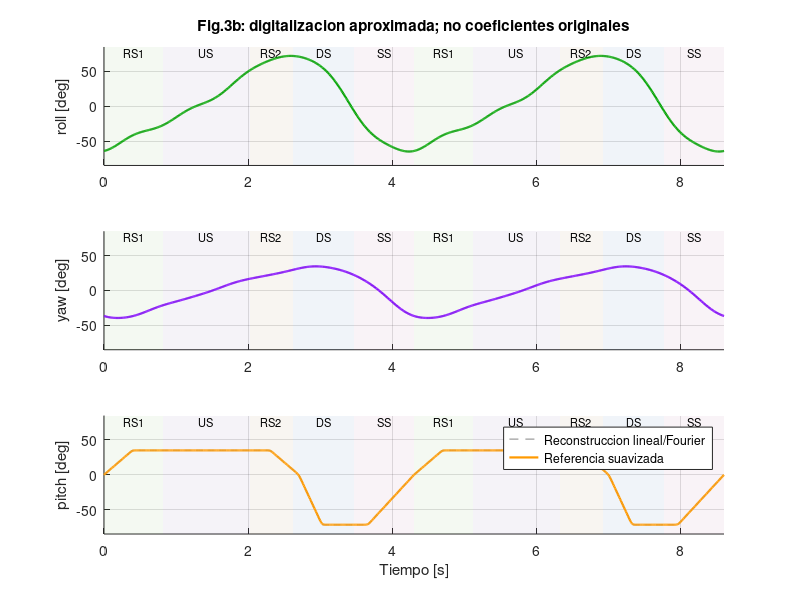
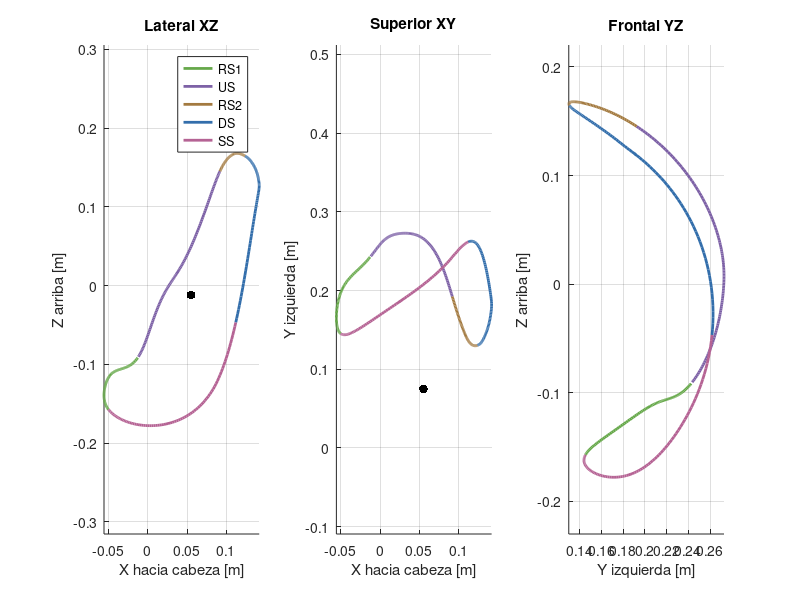
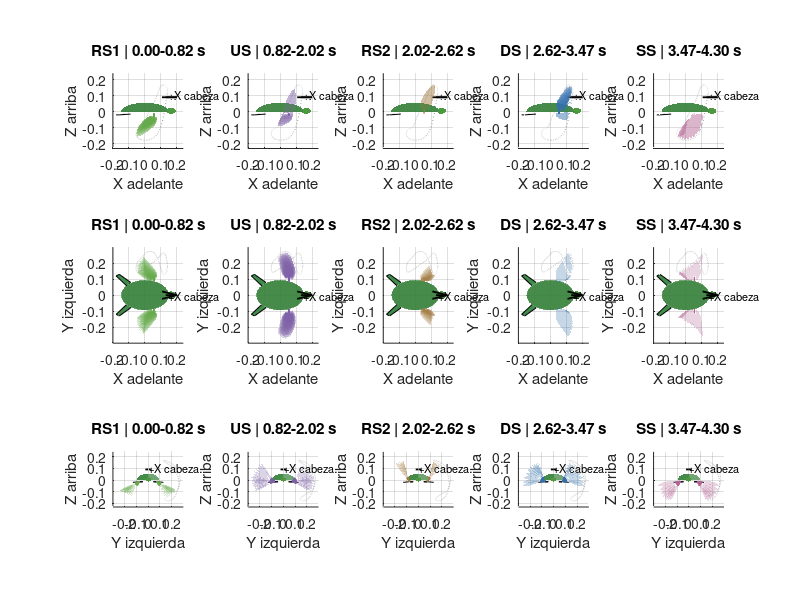

MATLAB code for these plots, in order: (Note: this script raises an error after producing the figures.)
function out=movimiento_aletas(medio,animar,calcularCargas)
% REVISION 2: reconstruccion CINEMATICA de Figura 3, no dinamica validada.
% out=movimiento_aletas; out=movimiento_aletas('agua',false);
% Coeficientes DIGITALIZADOS de imagen, no coeficientes originales del autor.
% https://doi.org/10.1038/s41598-023-37904-5 (Fig.3)
% MATLAB base R2019b+. Archivo autonomo, no necesita CSV para ejecutarse.
if nargin<1,medio='agua';end
if nargin<2,animar=true;end
if nargin<3,calcularCargas=false;end
if ~strcmp(medio,'agua')
 error('Esta revision compara la natacion de Fig.3; no genera marcha terrestre.');
end
p.T=4.3; % periodo de la figura; 0.23 Hz es su frecuencia redondeada
p.f=1/p.T;p.dt=p.T/430;p.cycles=2;
p.edges=[0 .82 2.02 2.62 3.47 4.3];p.names={'RS1','US','RS2','DS','SS'};
p.colors=[.40 .66 .29;.49 .38 .65;.64 .48 .25;.20 .43 .67;.71 .39 .58];
p.arm=.040;p.L=.160;p.shoulder=[.055;.075;-.012];
p.span=[0 .2 .5 .8 1]*p.L;
p.chord=[48 65 54 32 0]*1e-3; % silueta esquematica, NO CAD manufactura
p.sweep=.012; % barrido geometrico de la aleta; no inferido de datos 3D
p.C=[3.17368760646 0.971958038321;
-60.5755855958 -25.1757995319;
-19.1782318085 -22.2099598313;
-5.54302395157 -8.59435723583;
14.8856246385 -2.0855344889;
0.805632859586 -2.59361019862;
2.70049024162 0.303928501619;
1.0953663409 -0.929773223906;
-0.205200410464 -0.719750082665;
-1.82128702201 -0.205413147255;
0.101721105455 0.435217850143;
-1.29001815364 0.0205741699893;
-0.575197241122 0.188817314324;
0.00618478351862 -0.00745696371671;
0.0969345904371 0.13466321359;
-0.0575336981276 -0.0649049746064;
0.0235496014545 0.155247810284]; % a0,a1,b1,...,a8,b8; columnas roll,yaw [deg]
p.pitchTimes=[0 0.393938758027 2.30608015129 2.7018507857 3.02459642996 3.66026062107 4.3];p.pitchValues=[0 34.9882155699 34.9882155699 0 -71.6943468509 -71.6943468509 0];
p.pitchBlend=.04; % s; redondeo C2 de quiebres; 0 replica la curva lineal
p.playback=1; % tiempo fisico / tiempo de reloj; .5 = camara lenta
% Ejes cuerpo: +X cabeza, +Y izquierda, +Z arriba.
% Cadena: roll en hombro, yaw LOCAL en codo, torsion distribuida.
% Signo yaw escogido para que yaw positivo lleve la aleta hacia +X.
% La figura no basta para identificar todos los offsets anatomicos exactos.
t=(0:p.dt:p.cycles*p.T)';n=numel(t);Q=zeros(n,3);literal=Q;
tip=zeros(n,3);elbow=zeros(n,3);h=1e-4;vel=tip;acc=tip;
for k=1:n
 Q(k,:)=reference(t(k),p)';literal(k,:)=referenceRaw(t(k),p)';
 [tip(k,:),elbow(k,:)]=landmarks(Q(k,:)',p);
 pm=landmarks(reference(t(k)-h,p),p);pp=landmarks(reference(t(k)+h,p),p);
 vel(k,:)=(pp-pm)/(2*h);acc(k,:)=(pp-2*tip(k,:)+pm)/h^2;
end
assert(norm(reference(0,p)-reference(p.T,p))<1e-10,'Error de cierre');
assert(norm(tip(1,:)-tip(end,:))<1e-9,'Trayectoria no periodica');
% Verificacion explicita: yaw positivo => avance de la aleta hacia cabeza
pa=landmarks([0;deg2rad(-20);0],p);pb=landmarks([0;deg2rad(20);0],p);
assert(pb(1)>pa(1),'Yaw esta invertido');
% Separar las comparaciones cinematicas de fuerzas no validadas
figure('Name','Figura 3b - reconstruccion digitalizada','Color','w');
for j=1:3
 subplot(3,1,j);hold on;phaseBands(p,[-85 85],p.cycles);
 plot(t,rad2deg(literal(:,j)),'--','Color',[.65 .65 .65],'LineWidth',1);
 cols=[0 .65 0;.5 0 1;1 .60 0];plot(t,rad2deg(Q(:,j)),'Color',cols(j,:),'LineWidth',1.6);
 names={'roll','yaw','pitch'};ylabel([names{j} ' [deg]']);ylim([-85 85]);xlim([0 t(end)]);grid on;
 if j==1,title('Fig.3b: digitalizacion aproximada; no coeficientes originales');end
 if j==3,xlabel('Tiempo [s]');legend('Reconstruccion lineal/Fourier','Referencia suavizada','Location','best');end
end
figure('Name','Trayectorias de la punta - ejes corporales','Color','w');
views={[1 3],[1 2],[2 3]};labels={'X hacia cabeza [m]','Y izquierda [m]','Z arriba [m]'};
for j=1:3
 ax=subplot(1,3,j);hold on;ij=views{j};
 for a=1:5
  sel=t>=p.edges(a)&t<=p.edges(a+1);
  plot(tip(sel,ij(1)),tip(sel,ij(2)),'Color',p.colors(a,:),'LineWidth',2);
  ids=find(sel);m=ids(round(numel(ids)/2));step=3;
  quiver(tip(m,ij(1)),tip(m,ij(2)),tip(m+step,ij(1))-tip(m,ij(1)),tip(m+step,ij(2))-tip(m,ij(2)),0,'Color',p.colors(a,:),'HandleVisibility','off');
 end
 scatter(p.shoulder(ij(1)),p.shoulder(ij(2)),40,'k','filled','HandleVisibility','off');
 xlabel(labels{ij(1)});ylabel(labels{ij(2)});axis equal;grid on;
 titles={'Lateral XZ','Superior XY','Frontal YZ'};title(titles{j});
 if j==1,legend(p.names,'Location','best');end
end
% Mismo arreglo 3 x 5 de Fig.3a, posturas cada 0.08 s
figure('Name','Secuencia RS1 US RS2 DS SS','Color','w');
for row=1:3
 for phase=1:5
  ax=subplot(3,5,(row-1)*5+phase);hold(ax,'on');body(ax);
  plot3(tip(1:431,1),tip(1:431,2),tip(1:431,3),':','Color',[.55 .55 .55]);
  ts=unique([p.edges(phase):.08:p.edges(phase+1),p.edges(phase+1)]);
  for tk=ts
   qk=reference(tk,p);[X,Y,Z]=surfaceFin(qk,p);
   [~,ep]=landmarks(qk,p);
   for side=[-1 1],plot3(ax,[p.shoulder(1) ep(1)],side*[p.shoulder(2) ep(2)],[p.shoulder(3) ep(3)],'Color',p.colors(phase,:),'LineWidth',1);end
   surf(ax,X,Y,Z,'FaceColor',p.colors(phase,:),'EdgeColor','none','FaceAlpha',.28);
   surf(ax,X,-Y,Z,'FaceColor',p.colors(phase,:),'EdgeColor','none','FaceAlpha',.28);
  end
  configure(ax,row);title(sprintf('%s | %.2f-%.2f s',p.names{phase},p.edges(phase:phase+1)));
 end
end
if animar
 fig=figure('Name','Aleteo corregido - cabeza hacia +X','Color','w');
 ha=gobjects(4,2);hs=gobjects(4,2);markers=gobjects(4,1);axs=gobjects(4,1);
 for j=1:4
  ax=subplot(2,2,j);axs(j)=ax;hold(ax,'on');body(ax);configure(ax,j);
  for a=1:5
   sel=t>=p.edges(a)&t<=p.edges(a+1);
   plot3(ax,tip(sel,1),tip(sel,2),tip(sel,3),':','Color',p.colors(a,:));
   plot3(ax,tip(sel,1),-tip(sel,2),tip(sel,3),':','Color',p.colors(a,:));
  end
  [X,Y,Z]=surfaceFin(Q(1,:)',p);
  hs(j,1)=surf(ax,X,Y,Z,'FaceColor',[.2 .65 .35],'EdgeColor','none');
  hs(j,2)=surf(ax,X,-Y,Z,'FaceColor',[.2 .65 .35],'EdgeColor','none');
  for side=1:2,ha(j,side)=plot3(ax,nan,nan,nan,'Color',[.22 .42 .24],'LineWidth',4);end
  markers(j)=plot3(ax,tip(1,1),tip(1,2),tip(1,3),'ko','MarkerFaceColor','y');
 end
 clock=tic;
 while isgraphics(fig)
  elapsed=toc(clock)*p.playback;k=min(n,1+floor(elapsed/p.dt));
  [X,Y,Z]=surfaceFin(Q(k,:)',p);a=phaseIndex(t(k),p);
  for j=1:4
   set(hs(j,1),'XData',X,'YData',Y,'ZData',Z,'FaceColor',p.colors(a,:));
   set(hs(j,2),'XData',X,'YData',-Y,'ZData',Z,'FaceColor',p.colors(a,:));
   for side=1:2,sgn=3-2*side;set(ha(j,side),'XData',[p.shoulder(1) elbow(k,1)],'YData',sgn*[p.shoulder(2) elbow(k,2)],'ZData',[p.shoulder(3) elbow(k,3)]);end
   set(markers(j),'XData',tip(k,1),'YData',tip(k,2),'ZData',tip(k,3));
   title(axs(j),sprintf('%s | t=%.2f s',p.names{a},t(k)));
  end
  drawnow;if k==n,break;end;pause(.005);
 end
end
out=struct('t',t,'q_rad',Q,'q_figura_rad',literal,'tip_m',tip,'elbow_m',elbow,'tip_vel_m_s',vel,'tip_acc_m_s2',acc,'p',p);
out.aviso='Reconstruccion desde imagen; no validacion fisica ni anatomica exacta.';
if calcularCargas,out.dinamica=loadsEstimate(t,p);end
folder=fullfile(fileparts(mfilename('fullpath')),'resultados_fig3');if ~isfolder(folder),mkdir(folder);end
writetable(array2table([t,rad2deg(Q),tip],'VariableNames',{'t_s','roll_deg','yaw_deg','pitch_deg','tipX_m','tipY_m','tipZ_m'}),fullfile(folder,'cinematica_fig3.csv'));
save(fullfile(folder,'cinematica_fig3.mat'),'out');
fprintf('Revision 2: T=%.2f s, f=%.5f Hz. Cabeza +X. Datos digitalizados de Fig.3.\n',p.T,p.f);
end
function q=referenceRaw(t,p)
 ph=mod(t,p.T);A=1;
 for j=1:8,A=[A cos(2*pi*j*ph/p.T) sin(2*pi*j*ph/p.T)];end %#ok<AGROW>
 q=deg2rad([A*p.C interp1(p.pitchTimes,p.pitchValues,ph,'linear')])';
end
function q=reference(t,p)
 q=referenceRaw(t,p);e=p.pitchBlend;if e<=0,return;end
 % C2 smoothing only within +/- e of piecewise-linear pitch corners.
 ph=mod(t,p.T);knots=p.pitchTimes(1:end-1);dist=mod(ph-knots+p.T/2,p.T)-p.T/2;
 [d,i]=min(abs(dist));if d>=e,return;end
 center=knots(i);a=center-e;b=center+e;
 qa=referenceRaw(a,p);qb=referenceRaw(b,p);dh=1e-6;
 qam=referenceRaw(a-dh,p);qap=referenceRaw(a+dh,p);qbm=referenceRaw(b-dh,p);qbp=referenceRaw(b+dh,p);
 da=(qap(3)-qam(3))/(2*dh);db=(qbp(3)-qbm(3))/(2*dh);
 u=(dist(i)+e)/(2*e);L=2*e;
 c0=qa(3);c1=L*da;c2=0;
 coeff=[1 1 1;3 4 5;6 12 20]\[qb(3)-c0-c1;L*db-c1;0];
 q(3)=c0+c1*u+c2*u^2+coeff(1)*u^3+coeff(2)*u^4+coeff(3)*u^5;
end
function [X,Y,Z]=surfaceFin(q,p)
 s=linspace(0,p.L,41)';eta=linspace(-.5,.5,15);
 [S,E]=ndgrid(s,eta);c=interp1(p.span,p.chord,s);
 x=E.*c-p.sweep*(S/p.L).^1.4;
 theta=q(3)*S/p.L;
 local=[reshape(x.*cos(theta),1,[]);S(:)';reshape(-x.*sin(theta),1,[])];
 points=p.shoulder+rx(q(1))*([0;p.arm;0]+rz(-q(2))*local);
 X=reshape(points(1,:),size(S));Y=reshape(points(2,:),size(S));Z=reshape(points(3,:),size(S));
end
function [tip,elbow]=landmarks(q,p)
 local=[-p.sweep*cos(q(3));p.L;p.sweep*sin(q(3))];
 elbow=p.shoulder+rx(q(1))*[0;p.arm;0];
 tip=(elbow+rx(q(1))*rz(-q(2))*local)';elbow=elbow';
end
function a=phaseIndex(t,p)
 a=find(mod(t,p.T)>=p.edges(1:end-1),1,'last');
end
function phaseBands(p,lims,cycles)
 for cycle=0:cycles-1
  for j=1:5
   a=cycle*p.T+p.edges(j);b=cycle*p.T+p.edges(j+1);
   patch([a b b a],[lims(1) lims(1) lims(2) lims(2)],p.colors(j,:),'FaceAlpha',.075,'EdgeColor','none','HandleVisibility','off');
   text((a+b)/2,lims(2)-8,p.names{j},'HorizontalAlignment','center','FontSize',8,'HandleVisibility','off');
  end
 end
end
function body(ax)
 [x,y,z]=ellipsoid(0,0,0,.15,.095,.055,24);z(z<0)=0;
 surf(ax,x,y,z,'FaceColor',[.20 .50 .22],'EdgeColor','none','FaceAlpha',.70);
 [x,y,z]=ellipsoid(.163,0,.005,.03,.024,.018,15);
 surf(ax,x,y,z,'FaceColor',[.3 .6 .25],'EdgeColor','none');
 for side=[-1 1]
  fill3(ax,[-.1 -.18 -.16 -.09],side*[.045 .12 .13 .08],[-.015 -.02 -.02 -.015],[.25 .55 .30]);
 end
 quiver3(ax,.13,0,.09,.07,0,0,0,'k','LineWidth',1.3,'MaxHeadSize',.8);
 text(ax,.145,0,.11,'+X cabeza','FontSize',8);
end
function configure(ax,j)
 axis(ax,'equal');grid(ax,'on');xlim(ax,[-.2 .24]);ylim(ax,[-.30 .30]);zlim(ax,[-.23 .24]);
 if j==1,view(ax,0,0);xlabel(ax,'X adelante');zlabel(ax,'Z arriba');
 elseif j==2,view(ax,0,90);xlabel(ax,'X adelante');ylabel(ax,'Y izquierda');
 elseif j==3,view(ax,90,0);ylabel(ax,'Y izquierda');zlabel(ax,'Z arriba');
 else,view(ax,40,25);xlabel(ax,'X');ylabel(ax,'Y');zlabel(ax,'Z');end
end
function R=rx(a),R=[1 0 0;0 cos(a) -sin(a);0 sin(a) cos(a)];end
function R=rz(a),R=[cos(a) -sin(a) 0;sin(a) cos(a) 0;0 0 1];end

function d=loadsEstimate(t,p)
% OPCIONAL: estimacion de cargas, NO datos del articulo.
% Misma cinematica corregida. Cuerpo fijo, agua quieta, parametros supuestos.
rho=998;rhoSolid=1100;Cn=1.2;Ct=.04;Ca=1;K=.03;B=[.002;.002;.001];
ns=20;nc=9;ds=p.L/ns;ss=((1:ns)-.5)'*ds;u=linspace(-1+1/nc,1-1/nc,nc);
[S,E]=ndgrid(ss,u);C=repmat(interp1(p.span,p.chord,ss),1,nc);
H=repmat(interp1(p.span,[12 12 10 8 0]*1e-3,ss),1,nc);
xx=C.*E/2-p.sweep*(S/p.L).^1.4;area=C(:)'*ds/nc;
vol=C.*H.*sqrt(1-E.^2)*ds/nc;vol=vol(:)';mass=rhoSolid*vol;
n=numel(t);tau=zeros(n,3);force=tau;h=1e-4;epsq=1e-5;
for k=1:n
 q=reference(t(k),p);qm=reference(t(k)-h,p);qp=reference(t(k)+h,p);
 [P,N]=loadPoints(q,p,S,xx);Pm=loadPoints(qm,p,S,xx);Pp=loadPoints(qp,p,S,xx);
 V=(Pp-Pm)/(2*h);acc=(Pp-2*P+Pm)/h^2;
 vn=sum(V.*N,1);vt=V-N.*vn;
 F=-.5*rho*Cn*(area.*abs(vn).*vn).*N-.5*rho*Ct*(area.*sqrt(sum(vt.^2,1))).*vt;
 ma=Ca*rho*pi*(C(:)'/2).^2*ds/nc;F=F-N.*(ma.*sum(acc.*N,1));
 Fg=[zeros(2,numel(vol));-(rhoSolid-rho)*vol*9.81];req=acc.*mass-F-Fg;
 for j=1:3
  dq=zeros(3,1);dq(j)=epsq;
  Jac=(loadPoints(q+dq,p,S,xx)-loadPoints(q-dq,p,S,xx))/(2*epsq);
  tau(k,j)=sum(sum(Jac.*req));
 end
 tau(k,:)=tau(k,:)+(B.*(qp-qm)/(2*h)+[0;0;K*q(3)])';force(k,:)=sum(F,2)';
end
d=struct('tau_Nm',tau,'force_N',force,'K_assumed_Nm_rad',K,'warning','Sin calibrar; excluye masa de articulaciones, brazos y servos, vortices e interaccion con cuerpo');
figure('Name','Cargas experimentales NO comparables con Fig.3b','Color','w');
subplot(2,1,1);plot(t,tau);ylabel('par [N m]');legend('roll','yaw','pitch');grid on;title('Estimacion opcional con parametros supuestos');
subplot(2,1,2);plot(t,force);ylabel('fuerza [N]');xlabel('tiempo [s]');legend('Fx','Fy','Fz');grid on;
end
function [P,N]=loadPoints(q,p,S,x)
theta=q(3)*S/p.L;R=rx(q(1))*rz(-q(2));
P=p.shoulder+rx(q(1))*[0;p.arm;0]+R*[reshape(x.*cos(theta),1,[]);S(:)';reshape(-x.*sin(theta),1,[])];
N=R*[sin(theta(:))';zeros(1,numel(S));cos(theta(:))'];
end
